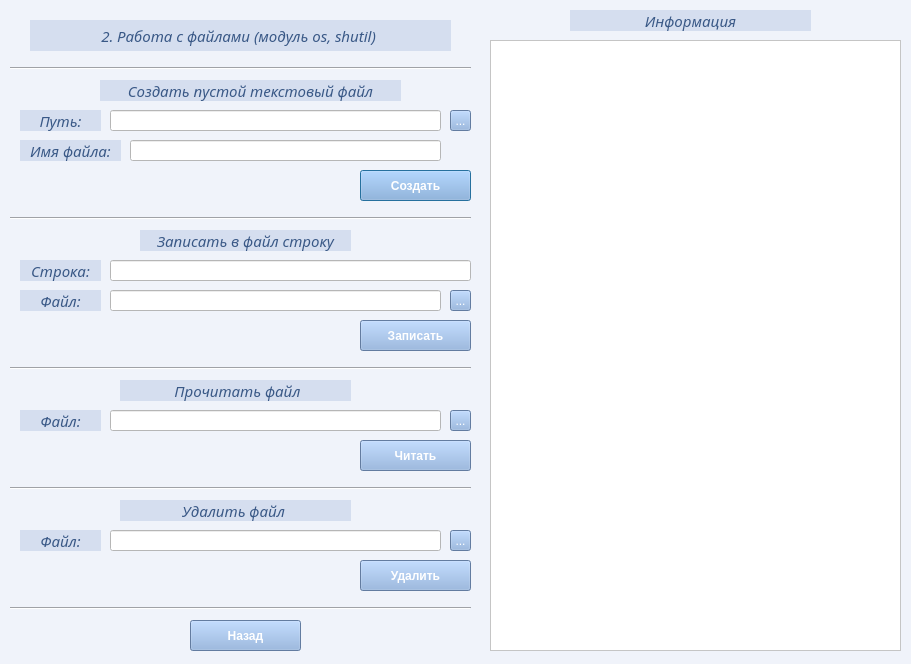
<?xml version="1.0" encoding="UTF-8"?>
<ui version="4.0">
 <class>rab_file</class>
 <widget class="QDialog" name="rab_file">
  <property name="geometry">
   <rect>
    <x>0</x>
    <y>0</y>
    <width>911</width>
    <height>664</height>
   </rect>
  </property>
  <property name="minimumSize">
   <size>
    <width>911</width>
    <height>664</height>
   </size>
  </property>
  <property name="maximumSize">
   <size>
    <width>911</width>
    <height>664</height>
   </size>
  </property>
  <property name="windowTitle">
   <string>Работа с файлами</string>
  </property>
  <property name="styleSheet">
   <string notr="true">background-color: rgb(240, 243, 250);</string>
  </property>
  <widget class="QLabel" name="label">
   <property name="geometry">
    <rect>
     <x>30</x>
     <y>20</y>
     <width>421</width>
     <height>31</height>
    </rect>
   </property>
   <property name="font">
    <font>
     <family>Sitka Small</family>
     <pointsize>11</pointsize>
     <italic>true</italic>
    </font>
   </property>
   <property name="styleSheet">
    <string notr="true">background-color: rgb(213, 222, 239);
color: rgb(57, 88, 134);</string>
   </property>
   <property name="text">
    <string>2. Работа с файлами (модуль os, shutil) </string>
   </property>
   <property name="alignment">
    <set>Qt::AlignCenter</set>
   </property>
  </widget>
  <widget class="QLineEdit" name="lE_create_filepath">
   <property name="geometry">
    <rect>
     <x>110</x>
     <y>110</y>
     <width>331</width>
     <height>21</height>
    </rect>
   </property>
   <property name="styleSheet">
    <string notr="true">background-color: rgb(255, 255, 255);
color: rgb(57, 88, 134);</string>
   </property>
  </widget>
  <widget class="QLabel" name="label_2">
   <property name="geometry">
    <rect>
     <x>20</x>
     <y>110</y>
     <width>81</width>
     <height>21</height>
    </rect>
   </property>
   <property name="font">
    <font>
     <family>Sitka Small</family>
     <pointsize>11</pointsize>
     <italic>true</italic>
    </font>
   </property>
   <property name="styleSheet">
    <string notr="true">background-color: rgb(213, 222, 239);
color: rgb(57, 88, 134);</string>
   </property>
   <property name="text">
    <string>Путь:</string>
   </property>
   <property name="alignment">
    <set>Qt::AlignCenter</set>
   </property>
  </widget>
  <widget class="QToolButton" name="tB_create_filepath">
   <property name="geometry">
    <rect>
     <x>450</x>
     <y>110</y>
     <width>21</width>
     <height>21</height>
    </rect>
   </property>
   <property name="styleSheet">
    <string notr="true">background-color: rgb(138, 174, 224);
color: rgb(255, 255, 255);</string>
   </property>
   <property name="text">
    <string>...</string>
   </property>
  </widget>
  <widget class="Line" name="line">
   <property name="geometry">
    <rect>
     <x>10</x>
     <y>60</y>
     <width>461</width>
     <height>16</height>
    </rect>
   </property>
   <property name="orientation">
    <enum>Qt::Horizontal</enum>
   </property>
  </widget>
  <widget class="QLabel" name="label_3">
   <property name="geometry">
    <rect>
     <x>100</x>
     <y>80</y>
     <width>301</width>
     <height>21</height>
    </rect>
   </property>
   <property name="font">
    <font>
     <family>Sitka Small</family>
     <pointsize>11</pointsize>
     <italic>true</italic>
    </font>
   </property>
   <property name="styleSheet">
    <string notr="true">background-color: rgb(213, 222, 239);
color: rgb(57, 88, 134);</string>
   </property>
   <property name="text">
    <string>Создать пустой текстовый файл</string>
   </property>
   <property name="alignment">
    <set>Qt::AlignCenter</set>
   </property>
  </widget>
  <widget class="QPushButton" name="btn_create">
   <property name="geometry">
    <rect>
     <x>360</x>
     <y>170</y>
     <width>111</width>
     <height>31</height>
    </rect>
   </property>
   <property name="font">
    <font>
     <weight>75</weight>
     <bold>true</bold>
    </font>
   </property>
   <property name="styleSheet">
    <string notr="true">background-color: rgb(138, 174, 224);
color: rgb(255, 255, 255);</string>
   </property>
   <property name="text">
    <string>Создать</string>
   </property>
  </widget>
  <widget class="QLabel" name="label_4">
   <property name="geometry">
    <rect>
     <x>140</x>
     <y>230</y>
     <width>211</width>
     <height>21</height>
    </rect>
   </property>
   <property name="font">
    <font>
     <family>Sitka Small</family>
     <pointsize>11</pointsize>
     <italic>true</italic>
    </font>
   </property>
   <property name="styleSheet">
    <string notr="true">background-color: rgb(213, 222, 239);
color: rgb(57, 88, 134);</string>
   </property>
   <property name="text">
    <string>Записать в файл строку</string>
   </property>
   <property name="alignment">
    <set>Qt::AlignCenter</set>
   </property>
  </widget>
  <widget class="QToolButton" name="tB_write_filepath">
   <property name="geometry">
    <rect>
     <x>450</x>
     <y>290</y>
     <width>21</width>
     <height>21</height>
    </rect>
   </property>
   <property name="styleSheet">
    <string notr="true">background-color: rgb(138, 174, 224);
color: rgb(255, 255, 255);</string>
   </property>
   <property name="text">
    <string>...</string>
   </property>
  </widget>
  <widget class="QLineEdit" name="lE_write_filepath">
   <property name="geometry">
    <rect>
     <x>110</x>
     <y>290</y>
     <width>331</width>
     <height>21</height>
    </rect>
   </property>
   <property name="styleSheet">
    <string notr="true">background-color: rgb(255, 255, 255);
color: rgb(57, 88, 134);</string>
   </property>
  </widget>
  <widget class="QLabel" name="label_5">
   <property name="geometry">
    <rect>
     <x>20</x>
     <y>290</y>
     <width>81</width>
     <height>21</height>
    </rect>
   </property>
   <property name="font">
    <font>
     <family>Sitka Small</family>
     <pointsize>11</pointsize>
     <italic>true</italic>
    </font>
   </property>
   <property name="styleSheet">
    <string notr="true">background-color: rgb(213, 222, 239);
color: rgb(57, 88, 134);</string>
   </property>
   <property name="text">
    <string>Файл:</string>
   </property>
   <property name="alignment">
    <set>Qt::AlignCenter</set>
   </property>
  </widget>
  <widget class="Line" name="line_2">
   <property name="geometry">
    <rect>
     <x>10</x>
     <y>210</y>
     <width>461</width>
     <height>16</height>
    </rect>
   </property>
   <property name="orientation">
    <enum>Qt::Horizontal</enum>
   </property>
  </widget>
  <widget class="QPushButton" name="btn_write">
   <property name="geometry">
    <rect>
     <x>360</x>
     <y>320</y>
     <width>111</width>
     <height>31</height>
    </rect>
   </property>
   <property name="font">
    <font>
     <weight>75</weight>
     <bold>true</bold>
    </font>
   </property>
   <property name="styleSheet">
    <string notr="true">background-color: rgb(138, 174, 224);
color: rgb(255, 255, 255);</string>
   </property>
   <property name="text">
    <string>Записать</string>
   </property>
  </widget>
  <widget class="QLabel" name="label_6">
   <property name="geometry">
    <rect>
     <x>20</x>
     <y>260</y>
     <width>81</width>
     <height>21</height>
    </rect>
   </property>
   <property name="font">
    <font>
     <family>Sitka Small</family>
     <pointsize>11</pointsize>
     <italic>true</italic>
    </font>
   </property>
   <property name="styleSheet">
    <string notr="true">background-color: rgb(213, 222, 239);
color: rgb(57, 88, 134);</string>
   </property>
   <property name="text">
    <string>Строка:</string>
   </property>
   <property name="alignment">
    <set>Qt::AlignCenter</set>
   </property>
  </widget>
  <widget class="QLineEdit" name="lE_write_text">
   <property name="geometry">
    <rect>
     <x>110</x>
     <y>260</y>
     <width>361</width>
     <height>21</height>
    </rect>
   </property>
   <property name="styleSheet">
    <string notr="true">background-color: rgb(255, 255, 255);
color: rgb(57, 88, 134);</string>
   </property>
  </widget>
  <widget class="QLabel" name="label_7">
   <property name="geometry">
    <rect>
     <x>570</x>
     <y>10</y>
     <width>241</width>
     <height>21</height>
    </rect>
   </property>
   <property name="font">
    <font>
     <family>Sitka Small</family>
     <pointsize>11</pointsize>
     <italic>true</italic>
    </font>
   </property>
   <property name="styleSheet">
    <string notr="true">background-color: rgb(213, 222, 239);
color: rgb(57, 88, 134);</string>
   </property>
   <property name="text">
    <string>Информация</string>
   </property>
   <property name="alignment">
    <set>Qt::AlignCenter</set>
   </property>
  </widget>
  <widget class="QTextEdit" name="tE_infa">
   <property name="geometry">
    <rect>
     <x>490</x>
     <y>40</y>
     <width>411</width>
     <height>611</height>
    </rect>
   </property>
   <property name="styleSheet">
    <string notr="true">background-color: rgb(255, 255, 255);
color: rgb(57, 88, 134);</string>
   </property>
  </widget>
  <widget class="QLineEdit" name="lE_read_filepath">
   <property name="geometry">
    <rect>
     <x>110</x>
     <y>410</y>
     <width>331</width>
     <height>21</height>
    </rect>
   </property>
   <property name="styleSheet">
    <string notr="true">background-color: rgb(255, 255, 255);
color: rgb(57, 88, 134);</string>
   </property>
  </widget>
  <widget class="QPushButton" name="btn_read">
   <property name="geometry">
    <rect>
     <x>360</x>
     <y>440</y>
     <width>111</width>
     <height>31</height>
    </rect>
   </property>
   <property name="font">
    <font>
     <weight>75</weight>
     <bold>true</bold>
    </font>
   </property>
   <property name="styleSheet">
    <string notr="true">background-color: rgb(138, 174, 224);
color: rgb(255, 255, 255);</string>
   </property>
   <property name="text">
    <string>Читать</string>
   </property>
  </widget>
  <widget class="Line" name="line_3">
   <property name="geometry">
    <rect>
     <x>10</x>
     <y>360</y>
     <width>461</width>
     <height>16</height>
    </rect>
   </property>
   <property name="orientation">
    <enum>Qt::Horizontal</enum>
   </property>
  </widget>
  <widget class="QToolButton" name="tB_read_filepath">
   <property name="geometry">
    <rect>
     <x>450</x>
     <y>410</y>
     <width>21</width>
     <height>21</height>
    </rect>
   </property>
   <property name="styleSheet">
    <string notr="true">background-color: rgb(138, 174, 224);
color: rgb(255, 255, 255);</string>
   </property>
   <property name="text">
    <string>...</string>
   </property>
  </widget>
  <widget class="QLabel" name="label_9">
   <property name="geometry">
    <rect>
     <x>120</x>
     <y>380</y>
     <width>231</width>
     <height>21</height>
    </rect>
   </property>
   <property name="font">
    <font>
     <family>Sitka Small</family>
     <pointsize>11</pointsize>
     <italic>true</italic>
    </font>
   </property>
   <property name="styleSheet">
    <string notr="true">background-color: rgb(213, 222, 239);
color: rgb(57, 88, 134);</string>
   </property>
   <property name="text">
    <string> Прочитать файл</string>
   </property>
   <property name="alignment">
    <set>Qt::AlignCenter</set>
   </property>
  </widget>
  <widget class="QLabel" name="label_10">
   <property name="geometry">
    <rect>
     <x>20</x>
     <y>410</y>
     <width>81</width>
     <height>21</height>
    </rect>
   </property>
   <property name="font">
    <font>
     <family>Sitka Small</family>
     <pointsize>11</pointsize>
     <italic>true</italic>
    </font>
   </property>
   <property name="styleSheet">
    <string notr="true">background-color: rgb(213, 222, 239);
color: rgb(57, 88, 134);</string>
   </property>
   <property name="text">
    <string>Файл:</string>
   </property>
   <property name="alignment">
    <set>Qt::AlignCenter</set>
   </property>
  </widget>
  <widget class="QLineEdit" name="lE_delete_filepath">
   <property name="geometry">
    <rect>
     <x>110</x>
     <y>530</y>
     <width>331</width>
     <height>21</height>
    </rect>
   </property>
   <property name="styleSheet">
    <string notr="true">background-color: rgb(255, 255, 255);
color: rgb(57, 88, 134);</string>
   </property>
  </widget>
  <widget class="QLabel" name="label_11">
   <property name="geometry">
    <rect>
     <x>20</x>
     <y>530</y>
     <width>81</width>
     <height>21</height>
    </rect>
   </property>
   <property name="font">
    <font>
     <family>Sitka Small</family>
     <pointsize>11</pointsize>
     <italic>true</italic>
    </font>
   </property>
   <property name="styleSheet">
    <string notr="true">background-color: rgb(213, 222, 239);
color: rgb(57, 88, 134);</string>
   </property>
   <property name="text">
    <string>Файл:</string>
   </property>
   <property name="alignment">
    <set>Qt::AlignCenter</set>
   </property>
  </widget>
  <widget class="QPushButton" name="btn_delete">
   <property name="geometry">
    <rect>
     <x>360</x>
     <y>560</y>
     <width>111</width>
     <height>31</height>
    </rect>
   </property>
   <property name="font">
    <font>
     <weight>75</weight>
     <bold>true</bold>
    </font>
   </property>
   <property name="styleSheet">
    <string notr="true">background-color: rgb(138, 174, 224);
color: rgb(255, 255, 255);</string>
   </property>
   <property name="text">
    <string>Удалить</string>
   </property>
  </widget>
  <widget class="QToolButton" name="tB_delete_filepath">
   <property name="geometry">
    <rect>
     <x>450</x>
     <y>530</y>
     <width>21</width>
     <height>21</height>
    </rect>
   </property>
   <property name="styleSheet">
    <string notr="true">background-color: rgb(138, 174, 224);
color: rgb(255, 255, 255);</string>
   </property>
   <property name="text">
    <string>...</string>
   </property>
  </widget>
  <widget class="Line" name="line_4">
   <property name="geometry">
    <rect>
     <x>10</x>
     <y>480</y>
     <width>461</width>
     <height>16</height>
    </rect>
   </property>
   <property name="orientation">
    <enum>Qt::Horizontal</enum>
   </property>
  </widget>
  <widget class="QLabel" name="label_12">
   <property name="geometry">
    <rect>
     <x>120</x>
     <y>500</y>
     <width>231</width>
     <height>21</height>
    </rect>
   </property>
   <property name="font">
    <font>
     <family>Sitka Small</family>
     <pointsize>11</pointsize>
     <italic>true</italic>
    </font>
   </property>
   <property name="styleSheet">
    <string notr="true">background-color: rgb(213, 222, 239);
color: rgb(57, 88, 134);</string>
   </property>
   <property name="text">
    <string>Удалить файл </string>
   </property>
   <property name="alignment">
    <set>Qt::AlignCenter</set>
   </property>
  </widget>
  <widget class="QPushButton" name="btn_exit">
   <property name="geometry">
    <rect>
     <x>190</x>
     <y>620</y>
     <width>111</width>
     <height>31</height>
    </rect>
   </property>
   <property name="font">
    <font>
     <weight>75</weight>
     <bold>true</bold>
    </font>
   </property>
   <property name="styleSheet">
    <string notr="true">background-color: rgb(138, 174, 224);
color: rgb(255, 255, 255);</string>
   </property>
   <property name="text">
    <string>Назад</string>
   </property>
  </widget>
  <widget class="Line" name="line_5">
   <property name="geometry">
    <rect>
     <x>10</x>
     <y>600</y>
     <width>461</width>
     <height>16</height>
    </rect>
   </property>
   <property name="orientation">
    <enum>Qt::Horizontal</enum>
   </property>
  </widget>
  <widget class="QLabel" name="label_8">
   <property name="geometry">
    <rect>
     <x>20</x>
     <y>140</y>
     <width>101</width>
     <height>21</height>
    </rect>
   </property>
   <property name="font">
    <font>
     <family>Sitka Small</family>
     <pointsize>11</pointsize>
     <italic>true</italic>
    </font>
   </property>
   <property name="styleSheet">
    <string notr="true">background-color: rgb(213, 222, 239);
color: rgb(57, 88, 134);</string>
   </property>
   <property name="text">
    <string>Имя файла:</string>
   </property>
   <property name="alignment">
    <set>Qt::AlignCenter</set>
   </property>
  </widget>
  <widget class="QLineEdit" name="lE_create_name">
   <property name="geometry">
    <rect>
     <x>130</x>
     <y>140</y>
     <width>311</width>
     <height>21</height>
    </rect>
   </property>
   <property name="styleSheet">
    <string notr="true">background-color: rgb(255, 255, 255);
color: rgb(57, 88, 134);</string>
   </property>
  </widget>
 </widget>
 <resources/>
 <connections/>
</ui>
